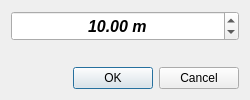
<?xml version="1.0" encoding="UTF-8"?>
<ui version="4.0">
 <class>SelectionnerInterval</class>
 <widget class="QDialog" name="SelectionnerInterval">
  <property name="windowModality">
   <enum>Qt::ApplicationModal</enum>
  </property>
  <property name="geometry">
   <rect>
    <x>0</x>
    <y>0</y>
    <width>250</width>
    <height>100</height>
   </rect>
  </property>
  <property name="minimumSize">
   <size>
    <width>250</width>
    <height>100</height>
   </size>
  </property>
  <property name="maximumSize">
   <size>
    <width>250</width>
    <height>100</height>
   </size>
  </property>
  <property name="windowTitle">
   <string>Sélectionner un intervalle</string>
  </property>
  <layout class="QGridLayout" name="gridLayout">
   <item row="0" column="0">
    <widget class="QDoubleSpinBox" name="spx_intervalle">
     <property name="minimumSize">
      <size>
       <width>0</width>
       <height>30</height>
      </size>
     </property>
     <property name="font">
      <font>
       <pointsize>12</pointsize>
       <weight>75</weight>
       <italic>true</italic>
       <bold>true</bold>
      </font>
     </property>
     <property name="layoutDirection">
      <enum>Qt::LeftToRight</enum>
     </property>
     <property name="wrapping">
      <bool>false</bool>
     </property>
     <property name="frame">
      <bool>true</bool>
     </property>
     <property name="alignment">
      <set>Qt::AlignCenter</set>
     </property>
     <property name="buttonSymbols">
      <enum>QAbstractSpinBox::UpDownArrows</enum>
     </property>
     <property name="showGroupSeparator" stdset="0">
      <bool>false</bool>
     </property>
     <property name="suffix">
      <string> m</string>
     </property>
     <property name="minimum">
      <double>0.010000000000000</double>
     </property>
     <property name="maximum">
      <double>99999.000000000000000</double>
     </property>
     <property name="singleStep">
      <double>10.000000000000000</double>
     </property>
     <property name="value">
      <double>10.000000000000000</double>
     </property>
    </widget>
   </item>
   <item row="2" column="0">
    <widget class="QDialogButtonBox" name="buttonBox">
     <property name="orientation">
      <enum>Qt::Horizontal</enum>
     </property>
     <property name="standardButtons">
      <set>QDialogButtonBox::Cancel|QDialogButtonBox::Ok</set>
     </property>
    </widget>
   </item>
   <item row="1" column="0">
    <spacer name="verticalSpacer">
     <property name="orientation">
      <enum>Qt::Vertical</enum>
     </property>
     <property name="sizeHint" stdset="0">
      <size>
       <width>20</width>
       <height>40</height>
      </size>
     </property>
    </spacer>
   </item>
  </layout>
 </widget>
 <resources/>
 <connections>
  <connection>
   <sender>buttonBox</sender>
   <signal>accepted()</signal>
   <receiver>SelectionnerInterval</receiver>
   <slot>accept()</slot>
   <hints>
    <hint type="sourcelabel">
     <x>248</x>
     <y>254</y>
    </hint>
    <hint type="destinationlabel">
     <x>157</x>
     <y>274</y>
    </hint>
   </hints>
  </connection>
  <connection>
   <sender>buttonBox</sender>
   <signal>rejected()</signal>
   <receiver>SelectionnerInterval</receiver>
   <slot>reject()</slot>
   <hints>
    <hint type="sourcelabel">
     <x>316</x>
     <y>260</y>
    </hint>
    <hint type="destinationlabel">
     <x>286</x>
     <y>274</y>
    </hint>
   </hints>
  </connection>
 </connections>
</ui>
